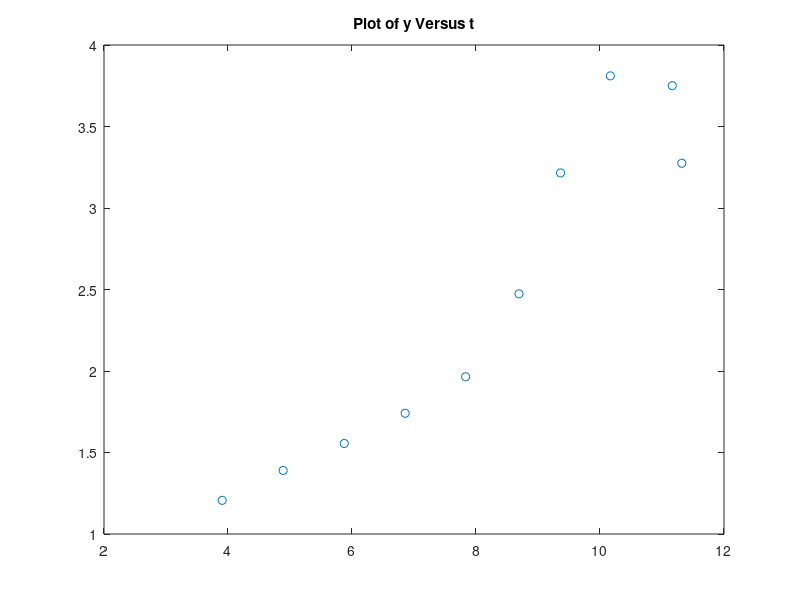
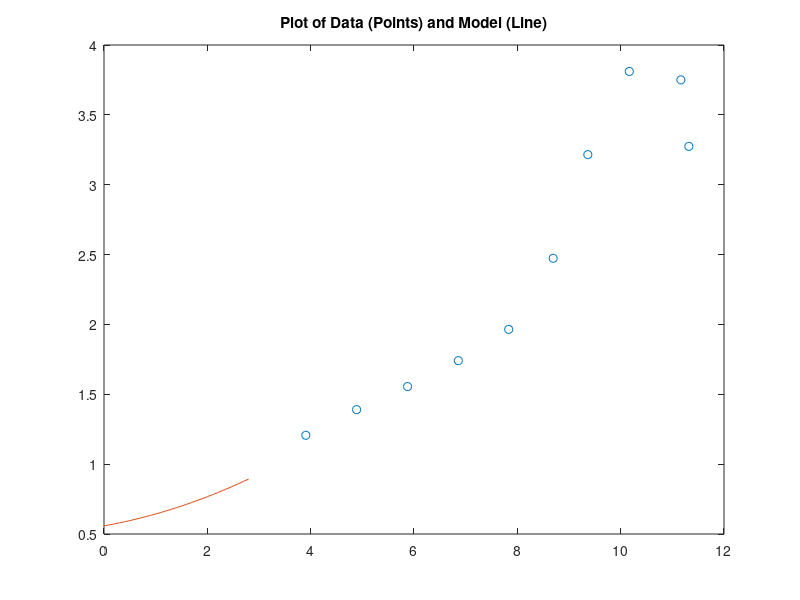

These figures' MATLAB source, in order:
clc
clear

bra = [3.9061e+000     1.2065e+000   184.5858e-003
     4.8891e+000     1.3901e+000   165.8780e-003
     5.8754e+000     1.5552e+000   186.6427e-003
     6.8580e+000     1.7407e+000   225.7264e-003
     7.8327e+000     1.9645e+000   533.9350e-003
     8.6935e+000     2.4735e+000   835.8355e-003
     9.3640e+000     3.2153e+000   637.7361e-003
    10.1675e+000     3.8107e+000   -60.3633e-003
    11.1657e+000     3.7504e+000    -1.2585e+000
    11.3193e+000     3.2746e+000    -1.9566e+000];

kass =   [   4.5894e+000     1.3866e+000   124.8495e-003
     5.5816e+000     1.5112e+000   131.2800e-003
     6.5731e+000     1.6421e+000   114.1682e-003
     7.5666e+000     1.7560e+000    91.1609e-003
     8.5625e+000     1.8471e+000    55.0150e-003
     9.5612e+000     1.9020e+000  -173.1177e-003
    10.5462e+000     1.7298e+000    39.7579e-003
    11.0684e+000     1.7506e+000   752.6334e-003
    11.0849e+000     1.7660e+000     1.9655e+000
    10.8839e+000     2.2484e+000     2.7285e+000];

x = bra(:,1);
y = bra(:,2);
figure(1)
plot(x,y,'o')
title('Plot of y Versus t')
p = polyfit(x,y,2);
t2 = 0:0.1:2.8;
y2 = polyval(p,t2);
figure(2)
plot(x,y,'o',t2,y2)
title('Plot of Data (Points) and Model (Line)')

